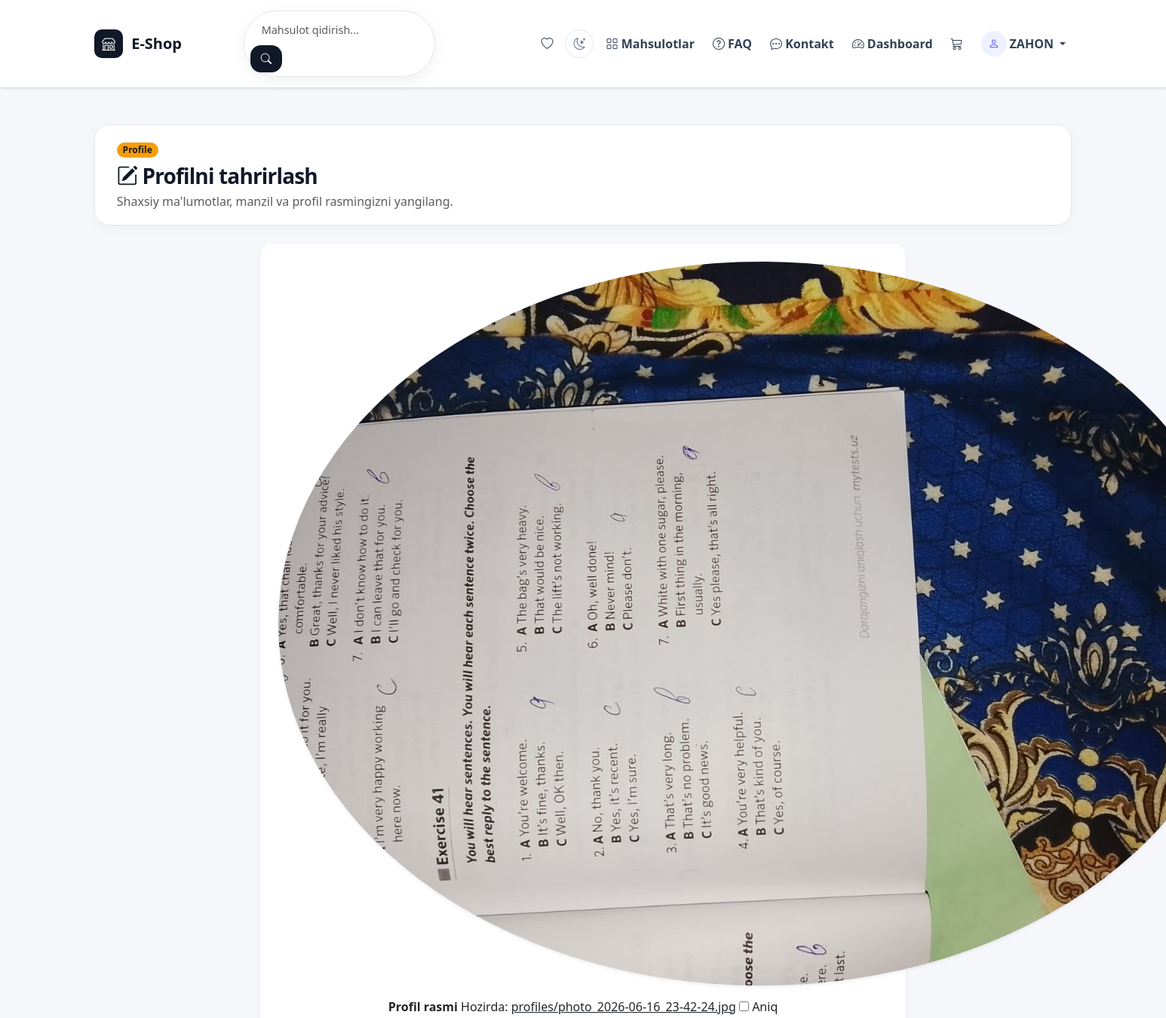
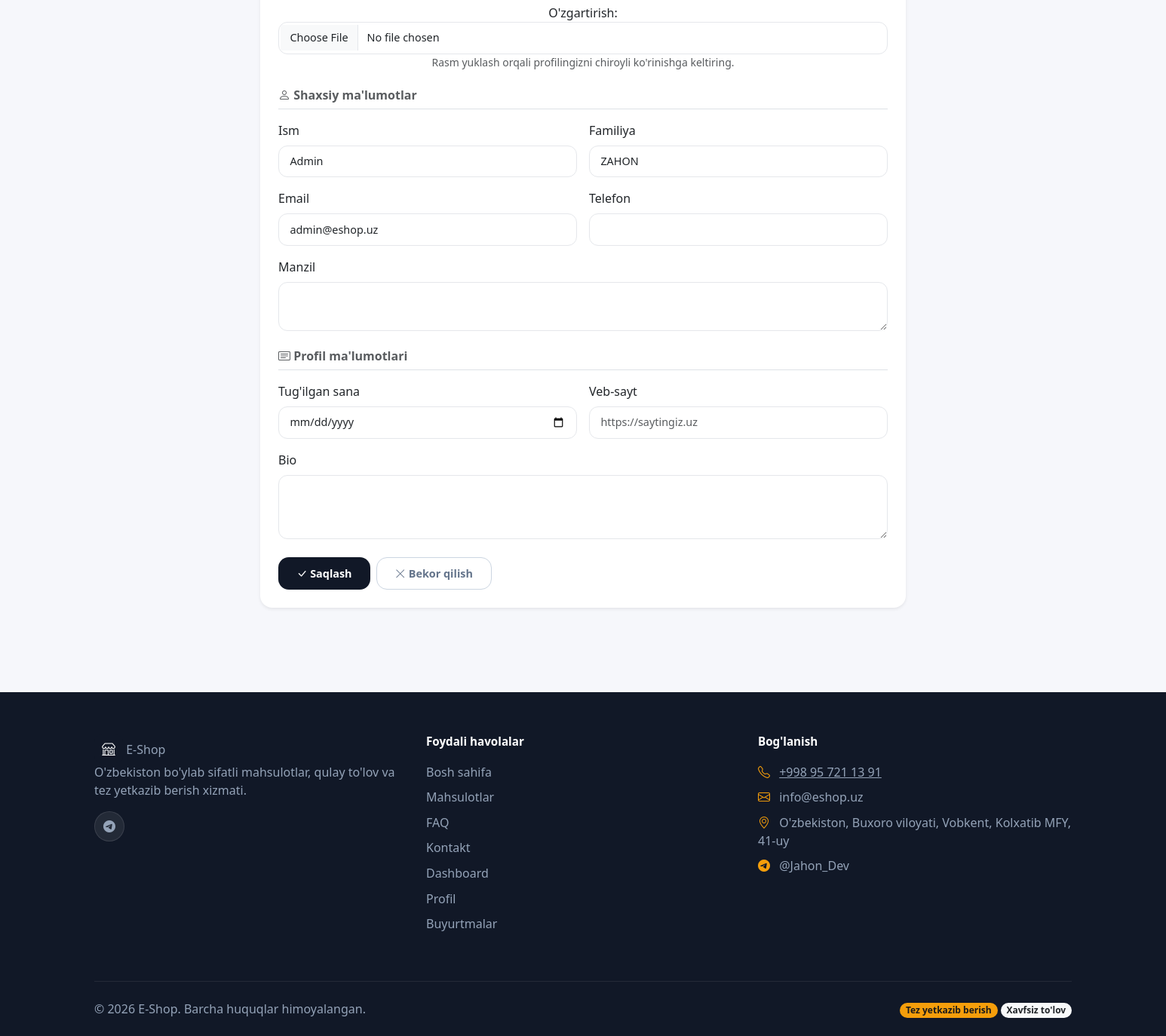
Screenshot of /users/profile/edit/ (signed in) with the database file from the repository (2 pictures, top to bottom).
### users/models.py (models this page shows, shortened)
class User(AbstractUser):
    phone = models.CharField(max_length=15, unique=True, blank=True, null=True, verbose_name="Telefon raqami")
    address = models.TextField(blank=True, null=True, verbose_name="Manzil")
    class Meta:
        verbose_name = "Foydalanuvchi"
        verbose_name_plural = "Foydalanuvchilar"

class Profile(models.Model):
    user = models.OneToOneField(User, on_delete=models.CASCADE, related_name="profile", verbose_name="Foydalanuvchi")
    profile_picture = models.ImageField(upload_to='profiles/', blank=True, null=True, verbose_name="Profil rasmi")
    date_of_birth = models.DateField(blank=True, null=True, verbose_name="Tug'ilgan sana")
    bio = models.TextField(blank=True, null=True, verbose_name="Bio")
    website = models.URLField(blank=True, null=True, verbose_name="Veb-sayt")
    class Meta:
        verbose_name = "Profil"
        verbose_name_plural = "Profillar"

### users/views.py (the view)
# urls.py: path('profile/edit/', views.edit_profile_view, name='edit_profile'),
@login_required
def edit_profile_view(request):
    profile = request.user.profile
    if request.method == 'POST':
        user_form = UserUpdateForm(request.POST, instance=request.user)
        profile_form = ProfileForm(request.POST, request.FILES, instance=profile)
        if user_form.is_valid() and profile_form.is_valid():
            user_form.save()
            profile_form.save()
            messages.success(request, 'Profilingiz muvaffaqiyatli yangilandi!')
            return redirect('profile')
        else:
            messages.error(request, 'Profilni yangilashda xatolik yuz berdi.')
    else:
        user_form = UserUpdateForm(instance=request.user)
        profile_form = ProfileForm(instance=profile)
    return render(request, 'users/edit_profile.html', {
        'user_form': user_form,
        'profile_form': profile_form,
        'profile': profile
    })

### templates/users/edit_profile.html (shortened to what this page needs)
{% extends 'base.html' %}
{% block content %}
<div class="container py-5">
    <div class="page-heading mb-4">
        <span class="badge bg-warning text-dark mb-2">Profile</span>
        <h3 class="fw-bold mb-1"><i class="bi bi-pencil-square"></i> Profilni tahrirlash</h3>
        <p class="text-muted mb-0">Shaxsiy ma'lumotlar, manzil va profil rasmingizni yangilang.</p>
    </div>
    <div class="row justify-content-center">
        <div class="col-lg-8">
            <div class="card shadow-sm border-0 rounded-4">
                <div class="card-body p-4">
                    <form method="post" enctype="multipart/form-data">
                        <div class="profile-picture-box mb-4 text-center">
                            {% if profile.profile_picture %}
                                <img src="{{ profile.profile_picture.url }}" class="profile-preview rounded-circle shadow-sm" alt="Profil rasmi">
                            {% else %}
                                <div class="profile-preview rounded-circle bg-light border d-flex align-items-center justify-content-center mx-auto">
                                    <i class="bi bi-person-fill text-muted" style="font-size:54px;"></i>
                                </div>
                            {% endif %}
                            <label class="form-label fw-semibold mt-3">Profil rasmi</label>
                            {{ profile_form.profile_picture }}
                            <small class="text-muted d-block">Rasm yuklash orqali profilingizni chiroyli ko'rinishga keltiring.</small>
                        </div>
                        <h6 class="text-muted fw-bold mb-3 border-bottom pb-2">
                            <i class="bi bi-person"></i> Shaxsiy ma'lumotlar
                        </h6>
                        <div class="row g-3 mb-4">
                            <div class="col-sm-6">
                                <label class="form-label">Ism</label>
                                {{ user_form.first_name }}
                            </div>
                            <div class="col-sm-6">
                                <label class="form-label">Familiya</label>
                                {{ user_form.last_name }}
                            </div>
                            <div class="col-sm-6">
                                <label class="form-label">Email</label>
                                {{ user_form.email }}
                            </div>
                            <div class="col-sm-6">
                                <label class="form-label">Telefon</label>
                                {{ user_form.phone }}
                            </div>
                            <div class="col-12">
                                <label class="form-label">Manzil</label>
                                {{ user_form.address }}
                            </div>
                        </div>
                        <h6 class="text-muted fw-bold mb-3 border-bottom pb-2">
                            <i class="bi bi-card-text"></i> Profil ma'lumotlari
                        </h6>
                        <div class="row g-3 mb-4">
                            <div class="col-sm-6">
                                <label class="form-label">Tug'ilgan sana</label>
                                {{ profile_form.date_of_birth }}
                            </div>
                            <div class="col-sm-6">
                                <label class="form-label">Veb-sayt</label>
                                {{ profile_form.website }}
                            </div>
                            <div class="col-12">
                                <label class="form-label">Bio</label>
                                {{ profile_form.bio }}
                            </div>
                        </div>
                        <div class="d-flex gap-2 flex-wrap">
                            <button type="submit" class="btn btn-dark px-4">
                                <i class="bi bi-check-lg"></i> Saqlash
                            </button>
                            <a href="{% url 'profile' %}" class="btn btn-outline-secondary px-4">
                                <i class="bi bi-x-lg"></i> Bekor qilish
                            </a>
                        </div>
                    </form>
                </div>
            </div>
        </div>
    </div>
</div>
{% endblock %}

### templates/base.html (shortened to what this page needs)
{% load static %}
<!DOCTYPE html>
<html lang="uz">
<head>
    <link href="https://cdn.jsdelivr.net/npm/bootstrap@5.3.0/dist/css/bootstrap.min.css" rel="stylesheet">
    <link href="https://cdn.jsdelivr.net/npm/bootstrap-icons@1.11.0/font/bootstrap-icons.css" rel="stylesheet">
    <link rel="stylesheet" href="{% static 'css/style.css' %}">
</head>
<body class="d-flex flex-column">
    <header class="site-header">
        <nav class="navbar navbar-expand-lg navbar-custom shadow-sm">
            <div class="container">
                <a class="navbar-brand" href="{% url 'home' %}">
                    <span class="brand-mark"><i class="bi bi-shop"></i></span>
                    <span class="brand-text">E-Shop</span>
                </a>
                <div class="collapse navbar-collapse" id="navbarNav">
                    <form class="search-form mx-auto" action="{% url 'product_list' %}" method="get" role="search">
                        <input class="form-control" type="search" name="q" placeholder="Mahsulot qidirish..." value="{{ request.GET.q }}" aria-label="Mahsulot qidirish">
                        <button class="btn search-btn" type="submit" aria-label="Qidirish">
                            <i class="bi bi-search"></i>
                        </button>
                    </form>
                    <ul class="navbar-nav ms-auto align-items-center gap-2">
                        <li class="nav-item">
                            <a class="nav-link wishlist-link position-relative" href="{% url 'wishlist' %}">
                                <i class="bi bi-heart"></i>
                            </a>
                        </li>
                        <li class="nav-item d-none d-lg-block">
                            <button class="theme-toggle" type="button" id="theme-toggle-desktop" aria-label="Mavzuni o'zgartirish">
                                <i class="bi bi-moon-stars"></i>
                            </button>
                        </li>
                        <li class="nav-item">
                            <a class="nav-link" href="{% url 'product_list' %}">
                                <i class="bi bi-grid"></i> Mahsulotlar
                            </a>
                        </li>
                        <li class="nav-item">
                            <a class="nav-link" href="{% url 'faq' %}">
                                <i class="bi bi-question-circle"></i> FAQ
                            </a>
                        </li>
                        <li class="nav-item">
                            <a class="nav-link" href="{% url 'contact' %}">
                                <i class="bi bi-chat-dots"></i> Kontakt
                            </a>
                        </li>
                        <li class="nav-item">
                            <a class="nav-link" href="{% url 'dashboard' %}">
                                <i class="bi bi-speedometer2"></i> Dashboard
                            </a>
                        </li>
                        {% if user.is_authenticated %}
                        <li class="nav-item">
                            <a class="nav-link cart-link position-relative" href="{% url 'cart' %}">
                                <i class="bi bi-cart3"></i>
                            </a>
                        </li>
                        <li class="nav-item dropdown">
                            <a class="nav-link user-link dropdown-toggle d-flex align-items-center gap-1" href="#" data-bs-toggle="dropdown" aria-expanded="false">
                                <span class="user-avatar"><i class="bi bi-person"></i></span>
                                <span class="d-none d-lg-inline">{{ user.username }}</span>
                            </a>
                        </li>
                        {% endif %}
                    </ul>
                </div>
            </div>
        </nav>
    </header>
    <main class="flex-grow-1">
        {% block content %}{% endblock %}
    </main>
    <footer class="site-footer">
        <div class="container">
            <div class="row gy-4">
                <div class="col-lg-4">
                    <a class="footer-brand text-decoration-none" href="{% url 'home' %}">
                        <span class="brand-mark"><i class="bi bi-shop"></i></span>
                        <span class="brand-text">E-Shop</span>
                    </a>
                    <p>O'zbekiston bo'ylab sifatli mahsulotlar, qulay to'lov va tez yetkazib berish xizmati.</p>
                    <div class="social-links">
                        <a href="https://t.me/Jahon_Dev" target="_blank" rel="noopener" aria-label="Telegram"><i class="bi bi-telegram"></i></a>
                    </div>
                </div>
                <div class="col-lg-4">
                    <h6>Foydali havolalar</h6>
                    <ul class="footer-links">
                        <li><a href="{% url 'home' %}">Bosh sahifa</a></li>
                        <li><a href="{% url 'product_list' %}">Mahsulotlar</a></li>
                        <li><a href="{% url 'faq' %}">FAQ</a></li>
                        <li><a href="{% url 'contact' %}">Kontakt</a></li>
                        {% if user.is_staff %}
                        <li><a href="{% url 'dashboard' %}">Dashboard</a></li>
                        {% endif %}
                        {% if user.is_authenticated %}
                        <li><a href="{% url 'profile' %}">Profil</a></li>
                        <li><a href="{% url 'orders' %}">Buyurtmalar</a></li>
                        {% endif %}
                    </ul>
                </div>
                <div class="col-lg-4">
                    <h6>Bog'lanish</h6>
                    <ul class="contact-list">
                        <li><i class="bi bi-telephone"></i> <a href="tel:+998957211391">+998 95 721 13 91</a></li>
                        <li><i class="bi bi-envelope"></i> info@eshop.uz</li>
                        <li><i class="bi bi-geo-alt"></i> O'zbekiston, Buxoro viloyati, Vobkent, Kolxatib MFY, 41-uy</li>
                        <li><i class="bi bi-telegram"></i> @Jahon_Dev</li>
                    </ul>
                </div>
            </div>
            <div class="footer-bottom">
                <div class="row align-items-center gy-2">
                    <div class="col-md-6 text-center text-md-start">
                        &copy; 2026 E-Shop. Barcha huquqlar himoyalangan.
                    </div>
                    <div class="col-md-6 text-center text-md-end">
                        <span class="badge bg-warning text-dark">Tez yetkazib berish</span>
                        <span class="badge bg-light text-dark">Xavfsiz to'lov</span>
                    </div>
                </div>
            </div>
        </div>
    </footer>
</body>
</html>

### rows the page displays
User: username "ZAHON", first_name "Admin", last_name "ZAHON", email "admin@eshop.uz"
Profile: profile_picture (picture)
